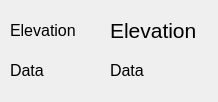
<?xml version="1.0" encoding="UTF-8"?>
<ui version="4.0">
 <class>JapanElevationDialogBase</class>
 <widget class="QDialog" name="JapanElevationDialogBase">
  <property name="geometry">
   <rect>
    <x>0</x>
    <y>0</y>
    <width>218</width>
    <height>102</height>
   </rect>
  </property>
  <property name="windowTitle">
   <string>JapanElevation</string>
  </property>
  <widget class="QLabel" name="label">
   <property name="geometry">
    <rect>
     <x>110</x>
     <y>10</y>
     <width>111</width>
     <height>41</height>
    </rect>
   </property>
   <property name="font">
    <font>
     <pointsize>16</pointsize>
    </font>
   </property>
   <property name="text">
    <string>Elevation</string>
   </property>
  </widget>
  <widget class="QLabel" name="label_2">
   <property name="geometry">
    <rect>
     <x>110</x>
     <y>50</y>
     <width>111</width>
     <height>41</height>
    </rect>
   </property>
   <property name="font">
    <font>
     <pointsize>12</pointsize>
    </font>
   </property>
   <property name="layoutDirection">
    <enum>Qt::LeftToRight</enum>
   </property>
   <property name="text">
    <string>Data</string>
   </property>
  </widget>
  <widget class="QLabel" name="label_3">
   <property name="geometry">
    <rect>
     <x>10</x>
     <y>10</y>
     <width>81</width>
     <height>41</height>
    </rect>
   </property>
   <property name="font">
    <font>
     <pointsize>12</pointsize>
    </font>
   </property>
   <property name="text">
    <string>Elevation</string>
   </property>
  </widget>
  <widget class="QLabel" name="label_4">
   <property name="geometry">
    <rect>
     <x>10</x>
     <y>50</y>
     <width>91</width>
     <height>41</height>
    </rect>
   </property>
   <property name="font">
    <font>
     <pointsize>12</pointsize>
    </font>
   </property>
   <property name="text">
    <string>Data</string>
   </property>
  </widget>
 </widget>
 <resources/>
 <connections/>
</ui>
